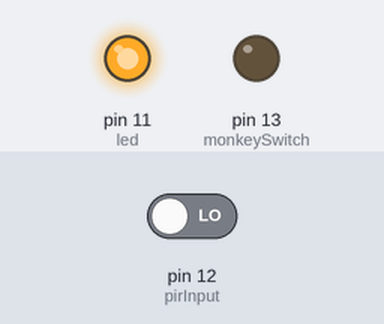
A sketch run on a simulated Arduino Uno, built with avr-gcc and run on an emulated ATmega328P. Shown: output pins drawn as LEDs (lit = HIGH). The inputs (shaded band) are chosen by the test bench; at power-on: pin 12 (pirInput) LOW.

Above: at 6.2 s.
6.3 s: pin 12 (pirInput) driven HIGH
At 6.7 s:
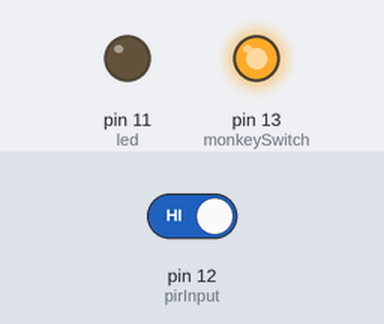
At 11.8 s:
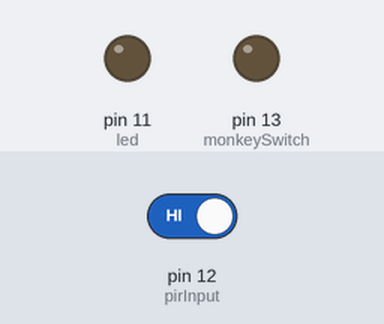
Timing chart, 0 to 13.3 s (numbered marks = the images above; inputs shaded):
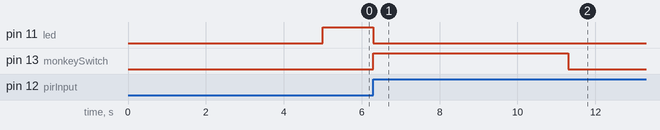

Measured:
- after the input at 6.3 s, pin 11 (led): HIGH → LOW at once; pin 13 (monkeySwitch): LOW → HIGH at once, → LOW 5.0 s later

The sketch:

monkey_couch_guardian.ino
```cpp
/*
  Monkey Couch Guardian
  Turns on cymbal-banging toy monkey when PIR motion sensor detects motion.
  More Information: http://www.pascals-koenigreich.de/2013/06/zirkusaffe-und-bewegungsmelder-teil-2.html
 */

 // pin 13 activates the relay which switches on monkey
 const int monkeySwitch = 13;
 // pin 12 is input for PIR sensor
 const int pirInput = 12;

 const int led = 11;

void setup() {
  // initialize monkeySwitch as an output.
  pinMode(monkeySwitch, OUTPUT);
  // initialize pirInput 12 as an input.
  pinMode(pirInput, INPUT);

  pinMode(led, OUTPUT);
  // waits for 5 seconds to allow PIR sensor to settle down
  delay(5000);
  digitalWrite(led, HIGH);
}

void loop() {
  //read PIR value
int pirState = digitalRead(pirInput);
  //check to see if PIR senses motion
if (pirState == HIGH)
{
  digitalWrite(led, LOW);
//turn on monkey
digitalWrite(monkeySwitch, HIGH);
//monkey runs for 5 seconds
delay(5000);
//turn off monkey for 5 seconds so it doesn't activite itself
digitalWrite(monkeySwitch, LOW);
 delay(5000);
 digitalWrite(led, HIGH);
}
}
```
